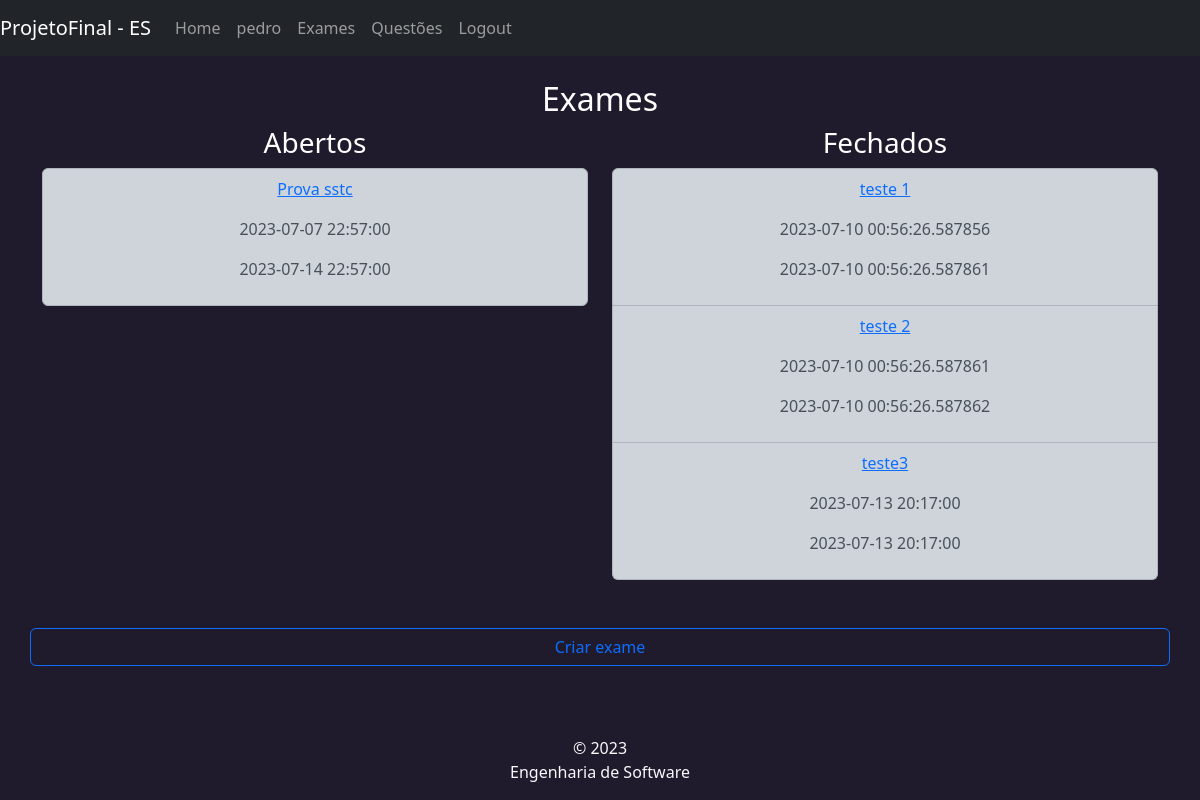
The page /exames (signed in) on the database its author committed.
### app/models/tables.py (models this page shows)
class User(db.Model, UserMixin):
    id = db.Column(Integer, primary_key=True)
    username = db.Column(String(9), nullable=False, unique=True)
    email = db.Column(String(150), nullable=False, unique=True)
    password = db.Column(db.String(80), nullable=False)
    professor = db.Column(db.Boolean,nullable=False)

class Exame(db.Model):
    __tablename__ = 'exames'
    id = db.Column(db.Integer, primary_key=True)
    nome = db.Column(db.String,nullable = False)
    qtd_questoes = db.Column(db.Integer, nullable=False)
    valor = db.Column(db.String, nullable=False)
    horario_inicio = db.Column(db.DateTime, nullable = False)
    horario_fim = db.Column(db.DateTime, nullable = False)
    questoes:  Mapped[list["QuestaoExame"]] = relationship(back_populates="exame")
    '''
    questoes = db.relationship('Questao',secondary = questoes, lazy='subquery',
                               backref = db.backref('exames',lazy=True))
    questoesCE = db.relationship('QuestaoCE',secondary = questoesCE, lazy='subquery',
                               backref = db.backref('exames',lazy=True))
    questoesCA = db.relationship('QuestaoCA',secondary = questoesCA, lazy='subquery',
                               backref = db.backref('exames',lazy=True))
    '''

### app/controllers/routes.py (the view)
@app.route("/exames",methods=['GET'])
@login_required
def exames():
    now = datetime.now()
    exames = Exame.query.all()
    return render_template('exames.html', exames=exames, now=now)

### app/controllers/routes.py (called while the page is built)
@login_manager.user_loader
def load_user(user_id):
    return User.query.get(int(user_id))

### app/templates/exames.html (shortened to what this page needs)
{% extends "base.html" %}
{% block content %}
<h2 class="text-center">Exames</h2>
<div class="row text-center">
    <div class="col">
        <h3>Abertos</h3>
        <ul class="list-group">
        {% for exame in exames %}
        {% if now < exame.horario_fim %}
        <li class="list-group-item list-group-item-dark">
            <p><a href="{{url_for('exames_edit', id=exame.id)}}">{{ exame.nome }}</a></p>
            <p>{{ exame.horario_inicio}}</p>
            <p>{{ exame.horario_fim }}</p>
        </li>
        {% endif %}
        {% endfor %}
        </ul>
    </div>
    <div class="col">
        <h3>Fechados</h3>
        <ul class="list-group list-group-item-dark">
        {% for exame in exames %}
        {% if now > exame.horario_fim %}
        <li class="list-group-item">
            <p><a href="{{url_for('exames_relatorio', id=exame.id)}}">{{ exame.nome }}</a></p>
            <p>{{ exame.horario_inicio}}</p>
            <p>{{ exame.horario_fim }}</p>
        </li>
        {% endif %}
        {% endfor %}
        </ul>
    </div>
        <a type="button" class="btn btn-outline-primary mt-5 " role="button" href="{{url_for('criar_exame')}}">Criar exame</a>
</div>
{% endblock %}

### app/templates/base.html (shortened to what this page needs)
<!DOCTYPE html>
<html lang="en">
<head>
    <link rel="stylesheet" href="/static/bootstrap-5.3.0-dist/css/bootstrap.min.css" />
</head>
<body style="background: #201b2c; color: white">
    <nav class="navbar navbar-expand-lg navbar-dark bg-dark">
        <a class="navbar-brand" href="#"> ProjetoFinal - ES </a>
        <div class="collapse navbar-collapse" id="navbarNav">
        <ul class="navbar-nav">
            <li class="nav-item active">
                <a class="nav-link" href="/user">Home</a>
            </li>
            {% if current_user.anoynumous %}
            {% else %}
            <li class="nav-item active">
                <a class="nav-link" href="">{{current_user.username }}</a>
            </li>
            {% if current_user.professor %}
            <li class="nav-item active">
                <a class="nav-link" href="{{url_for('exames')}}">Exames</a>
            </li>
            <li class="nav-item active">
                <a class="nav-link" href="{{url_for('questoes')}}">Questões</a>
            </li>
            {% endif %}
            <li class="nav-item active">
                <a class="nav-link" href="{{ url_for('logout') }}">Logout</a>
            </li>
            {% endif %}
        </ul>
        </div>
    </nav>
    <div class="d-flex mt-4">
        <div class="container">
        {% block content %}{% endblock %}
        </div>
    </div>
    <footer class="footer fixed-bottom mt-auto py-3 text-light">
        <div class="container text-center">
            <span>
                &copy; 2023 <br/>
                Engenharia de Software
            </span>
        </div>
    </footer>
</body>
</html>

### rows shown on the page
User: username "pedro"
Exame: nome "Prova sstc", horario_inicio "2023-07-07 22:57:00", horario_fim "2023-07-14 22:57:00"
Exame: nome "teste 1", horario_inicio "2023-07-10 00:56:26.587856", horario_fim "2023-07-10 00:56:26.587861"
Exame: nome "teste 2", horario_inicio "2023-07-10 00:56:26.587861", horario_fim "2023-07-10 00:56:26.587862"
Exame: nome "teste3", horario_inicio "2023-07-13 20:17:00", horario_fim "2023-07-13 20:17:00"
